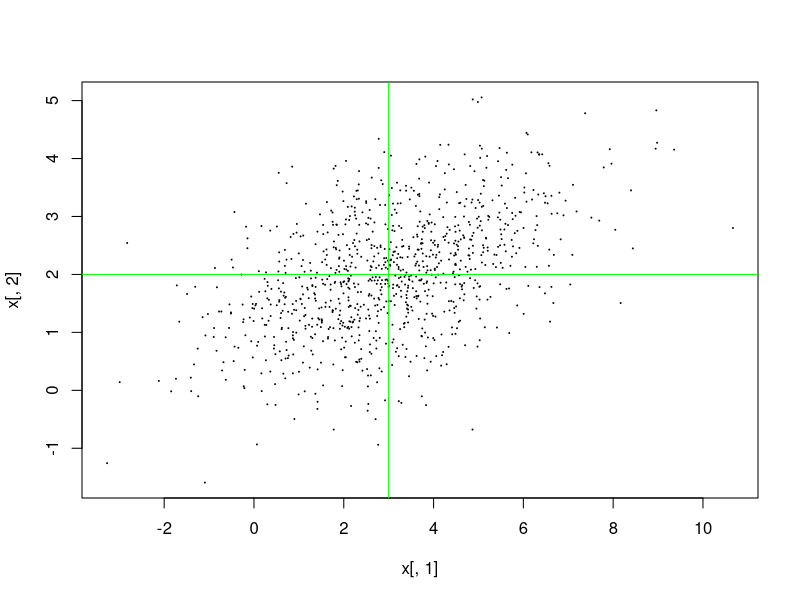

Here is the R script that generated this plot:
## ---- chunk 1
# 输入
# n: 输出随机数个数
# m: 独立试验次数
# prob: 每次使用出现结果概率

# 输出
# n行r列，r为每次试验可能出现的结果个数
rng.multinom <- function(n, m, prob)
{
    r <- length(prob)
    pp <- cumsum(prob[-r]) # 预先计算二项分布各p值
    pp <- prob[-1]/(1-pp)
    res <- matrix(0,n,r)  # 输出结果
    mr <- m
    # 按列循环
    for(j in seq(r))
    {
        if(j==1) res[,1] <- rbinom(n,m,prob[[1]])
        else{
            mr <- mr-res[,j-1]
            res[,j] <- rbinom(n,mr,pp[j-1])
        }
    }
    res
}    
## ---- chunk 2
prob <- c(0.1, 0.3, 0.6)
x <- rng.multinom(100000, 5, prob)
# (1,2,2)的理论概率：
p122 <- 30*prod(prob^c(1,2,2)); p122
# 模拟结果
mean(x[,1]==1 & x[,2]==2 & x[,3]==2)

# (1,1,3)的理论概率：
p113 <- 20*prod(prob^c(1,1,3)); p113
# 模拟结果
mean(x[,1]==1 & x[,2]==1 & x[,3]==3)
## ---- chunk 3
# 输入
# n: 生成随机数个数
# mu: 均值向量
# Sigma: 协方差矩阵
# 输出
# n行m列矩阵，m为维数
rng.mnorm <- function(n, mu, Sigma)
{
    m <- length(mu)
    M <- chol(Sigma) # Sigma = M' M
    y <- matrix(rnorm(n*m),n,m)%*%M
    x <- mu+t(y)
    t(x)
}
## ---- chunk 4
x <- rng.mnorm(1000, c(3,2), rbind(c(4, 1), c(1, 1)))
plot(x[,1], x[,2], type="p", cex=0.1)
abline(v=3, h=2, col="green")
var(x)
## ---- chunk 5
# 输入：
# n: 生成随机数个数
# ni: 各个颜色球的个数向量
# m: 总共抽取的球个数
# 输出
# n行r列矩阵，其中r为球的颜色数量
rng.hyper <- function(n,ni,m)
{
    r <- length(ni)
    N <- sum(ni) # 总球数
    N <- N-cumsum(ni)
    x <- matrix(0,n,r)
    xr <- rep(0,n)
    # 按列循环
    for(j in seq(r))
    {
        if(j==1) x[,1] <- rhyper(n,ni[[1]],N[[1]],m)
        else{
            xr <- xr + x[,j-1] 
            x[,j] <- rhyper(n,ni[[j]],N[[j]],m-xr)
        }
    }
    x
}
## ---- chunk 6
n <- 10000
ni <- c(20,30,50)
m <- 10
x <- rng.hyper(n,ni,m)
apply(x,2,sum)/n/10
## ---- chunk 7
trial.hyper <- function(n,ni,m)
{
    r <- length(ni)
    x <- matrix(0,n,r)
    s <- rep(1:r,times = ni)  # 样本数据
    for(i in seq(n))
    {
        y <- sample(s,m,replace = FALSE)  # 不放回抽样
        y <- factor(y,levels=(1:r))
        t <- table(y)  #计数
        x[i,] <- as.integer(t)
    }
    x
}

# 测试
n <- 10000
ni <- c(20,30,50)
m <- 10
x <- trial.hyper(n,ni,m)
apply(x,2,sum)/n/10
